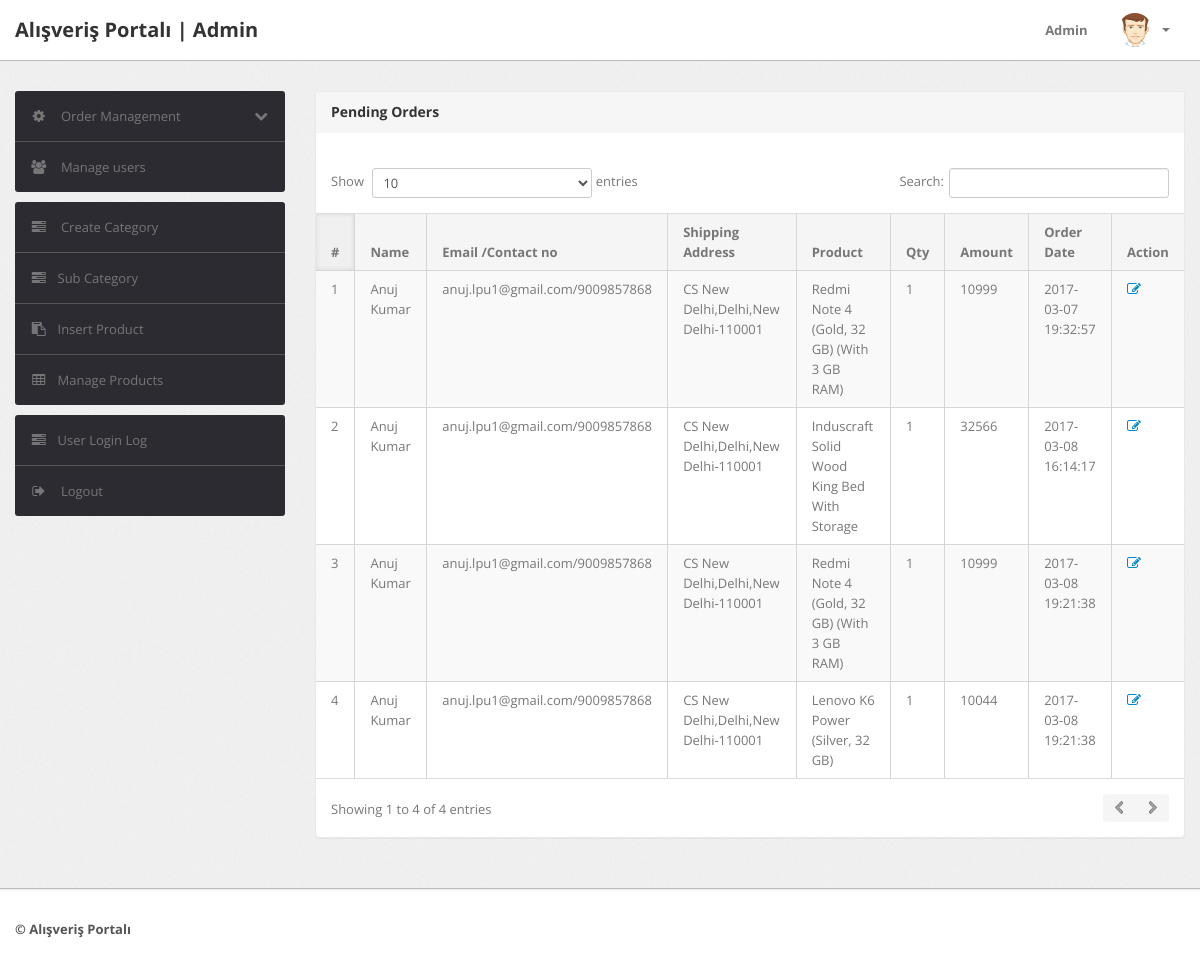
The app's page /shopping/admin/pending-orders.php (signed in), older data.
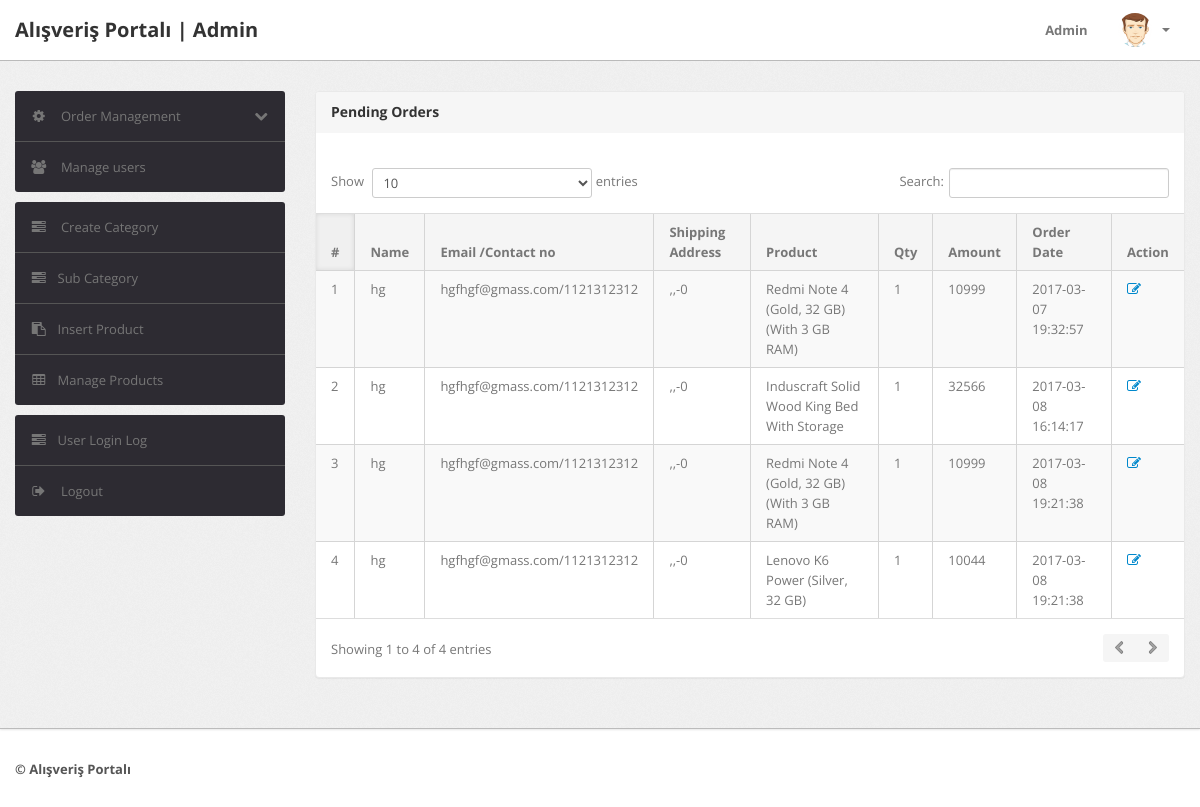
The same page, newer data.
### tables this page shows
CREATE TABLE `orders` (
  `id` int(11) NOT NULL,
  `userId` int(11) DEFAULT NULL,
  `productId` varchar(255) DEFAULT NULL,
  `quantity` int(11) DEFAULT NULL,
  `orderDate` timestamp NOT NULL DEFAULT CURRENT_TIMESTAMP,
  `paymentMethod` varchar(50) DEFAULT NULL,
  `orderStatus` varchar(55) DEFAULT NULL
);

CREATE TABLE `users` (
  `id` int(11) NOT NULL,
  `name` varchar(255) DEFAULT NULL,
  `email` varchar(255) DEFAULT NULL,
  `contactno` bigint(11) DEFAULT NULL,
  `password` varchar(255) DEFAULT NULL,
  `shippingAddress` longtext,
  `shippingState` varchar(255) DEFAULT NULL,
  `shippingCity` varchar(255) DEFAULT NULL,
  `shippingPincode` int(11) DEFAULT NULL,
  `billingAddress` longtext,
  `billingState` varchar(255) DEFAULT NULL,
  `billingCity` varchar(255) DEFAULT NULL,
  `billingPincode` int(11) DEFAULT NULL,
  `regDate` timestamp NOT NULL DEFAULT CURRENT_TIMESTAMP,
  `updationDate` varchar(255) DEFAULT NULL
);

CREATE TABLE `products` (
  `id` int(11) NOT NULL,
  `category` int(11) NOT NULL,
  `subCategory` int(11) DEFAULT NULL,
  `productName` varchar(255) DEFAULT NULL,
  `productCompany` varchar(255) DEFAULT NULL,
  `productPrice` int(11) DEFAULT NULL,
  `productPriceBeforeDiscount` int(11) DEFAULT NULL,
  `productDescription` longtext,
  `productImage1` varchar(255) DEFAULT NULL,
  `productImage2` varchar(255) DEFAULT NULL,
  `productImage3` varchar(255) DEFAULT NULL,
  `shippingCharge` int(11) DEFAULT NULL,
  `productAvailability` varchar(255) DEFAULT NULL,
  `postingDate` timestamp NULL DEFAULT CURRENT_TIMESTAMP,
  `updationDate` varchar(255) DEFAULT NULL
);

### shopping/admin/pending-orders.php (the view, shortened to what this page needs)
<?php
include('include/config.php');
if(strlen($_SESSION['alogin'])==0)
	{
header('location:index.php');
}
else{
?>
<!DOCTYPE html>
<html lang="en">
<head>
	<link type="text/css" href="bootstrap/css/bootstrap.min.css" rel="stylesheet">
	<link type="text/css" href="bootstrap/css/bootstrap-responsive.min.css" rel="stylesheet">
	<link type="text/css" href="css/theme.css" rel="stylesheet">
	<link type="text/css" href="images/icons/css/font-awesome.css" rel="stylesheet">
</head>
<body>
<?php include('include/header.php');?>
	<div class="wrapper">
		<div class="container">
			<div class="row">
<?php include('include/sidebar.php');?>
			<div class="span9">
					<div class="content">
	<div class="module">
							<div class="module-head">
								<h3>Pending Orders</h3>
							</div>
							<div class="module-body table">
									<br />
								<table cellpadding="0" cellspacing="0" border="0" class="datatable-1 table table-bordered table-striped	 display table-responsive" >
									<thead>
										<tr>
											<th>#</th>
											<th> Name</th>
											<th width="50">Email /Contact no</th>
											<th>Shipping Address</th>
											<th>Product </th>
											<th>Qty </th>
											<th>Amount </th>
											<th>Order Date</th>
											<th>Action</th>
										</tr>
									</thead>
<tbody>
<?php
$status='Delivered';
$query=mysqli_query($con,"select users.name as username,users.email as useremail,users.contactno as usercontact,users.shippingAddress as shippingaddress,users.shippingCity as shippingcity,users.shippingState as shippingstate,users.shippingPincode as shippingpincode,products.productName as productname,products.shippingCharge as shippingcharge,orders.quantity as quantity,orders.orderDate as orderdate,products.productPrice as productprice,orders.id as id  from orders join users on  orders.userId=users.id join products on products.id=orders.productId where orders.	orderStatus!='$status' or orders.orderStatus is null");
$cnt=1;
while($row=mysqli_fetch_array($query))
{
?>
										<tr>
											<td><?php echo htmlentities($cnt);?></td>
											<td><?php echo htmlentities($row['username']);?></td>
<td><?php echo htmlentities($row['useremail']);?>/<?php echo htmlentities($row['usercontact']);?></td>
<td><?php echo htmlentities($row['shippingaddress'].",".$row['shippingcity'].",".$row['shippingstate']."-".$row['shippingpincode']);?></td>
											<td><?php echo htmlentities($row['productname']);?></td>
											<td><?php echo htmlentities($row['quantity']);?></td>
											<td><?php echo htmlentities($row['quantity']*$row['productprice']+$row['shippingcharge']);?></td>
											<td><?php echo htmlentities($row['orderdate']);?></td>
											<td>   <a href="updateorder.php?oid=<?php echo htmlentities($row['id']);?>" title="Update order" target="_blank"><i class="icon-edit"></i></a>
											</td>
											</tr>
										<?php $cnt=$cnt+1; } ?>
										</tbody>
								</table>
							</div>
						</div>
					</div>
				</div>
			</div>
		</div>
	</div>
<?php include('include/footer.php');?>
</body>
<?php } ?>

### shopping/admin/include/header.php (shortened to what this page needs)
<div class="navbar navbar-fixed-top">
		<div class="navbar-inner">
			<div class="container">
			  	<a class="brand" href="index.html">
			  		Alışveriş Portalı | Admin
			  	</a>
				<div class="nav-collapse collapse navbar-inverse-collapse">
					<ul class="nav pull-right">
						<li><a href="#">
							Admin
						</a></li>
						<li class="nav-user dropdown">
							<a href="#" class="dropdown-toggle" data-toggle="dropdown">
								<img src="images/user.png" class="nav-avatar" />
								<b class="caret"></b>
							</a>
						</li>
					</ul>
				</div>
			</div>
		</div>
	</div>

### shopping/admin/include/sidebar.php (shortened to what this page needs)
<div class="span3">
					<div class="sidebar">
<ul class="widget widget-menu unstyled">
							<li>
								<a class="collapsed" data-toggle="collapse" href="#togglePages">
									<i class="menu-icon icon-cog"></i>
									<i class="icon-chevron-down pull-right"></i><i class="icon-chevron-up pull-right"></i>
									Order Management
								</a>
							</li>
							<li>
								<a href="manage-users.php">
									<i class="menu-icon icon-group"></i>
									Manage users
								</a>
							</li>
						</ul>
						<ul class="widget widget-menu unstyled">
                                <li><a href="category.php"><i class="menu-icon icon-tasks"></i> Create Category </a></li>
                                <li><a href="subcategory.php"><i class="menu-icon icon-tasks"></i>Sub Category </a></li>
                                <li><a href="insert-product.php"><i class="menu-icon icon-paste"></i>Insert Product </a></li>
                                <li><a href="manage-products.php"><i class="menu-icon icon-table"></i>Manage Products </a></li>
                            </ul>
						<ul class="widget widget-menu unstyled">
							<li><a href="user-logs.php"><i class="menu-icon icon-tasks"></i>User Login Log </a></li>
							<li>
								<a href="logout.php">
									<i class="menu-icon icon-signout"></i>
									Logout
								</a>
							</li>
						</ul>
					</div>
				</div>

### shopping/admin/include/footer.php
<div class="footer">
	<div class="container">
		<b class="copyright">&copy;  Alışveriş Portalı </b>
	</div>
</div>

Row changes from the older to the newer data that the page shows:
changed through a linked row, orders (number 1 of 4 on the later page): userId.name "Anuj Kumar" → "hg"; userId.email "anuj.lpu1@gmail.com" → "hgfhgf@gmass.com"; userId.contactno "9009857868" → "1121312312"; userId.shippingPincode "CS New Delhi,Delhi,New Delhi-110001" → ",,-0"
changed through a linked row, orders "Induscraft Solid Wood King Bed With Storage": userId.name "Anuj Kumar" → "hg"; userId.email "anuj.lpu1@gmail.com" → "hgfhgf@gmass.com"; userId.contactno "9009857868" → "1121312312"; userId.shippingPincode "CS New Delhi,Delhi,New Delhi-110001" → ",,-0"
changed through a linked row, orders (number 3 of 4 on the later page): userId.name "Anuj Kumar" → "hg"; userId.email "anuj.lpu1@gmail.com" → "hgfhgf@gmass.com"; userId.contactno "9009857868" → "1121312312"; userId.shippingPincode "CS New Delhi,Delhi,New Delhi-110001" → ",,-0"
changed through a linked row, orders "Lenovo K6 Power (Silver, 32 GB)": userId.name "Anuj Kumar" → "hg"; userId.email "anuj.lpu1@gmail.com" → "hgfhgf@gmass.com"; userId.contactno "9009857868" → "1121312312"; userId.shippingPincode "CS New Delhi,Delhi,New Delhi-110001" → ",,-0"
